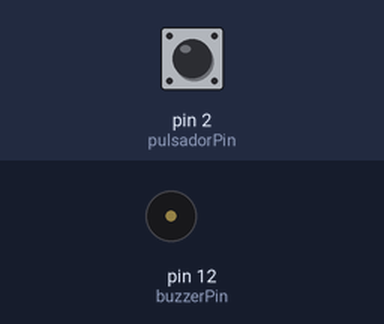
Bench run of a sketch on a simulated Arduino Uno, built with avr-gcc and run on an emulated ATmega328P. Parts: buzzer (waves = sounding, pin HIGH). The inputs (shaded band) are chosen by the test bench; at power-on: pin 2 (pulsadorPin) LOW.

Above: at 1.2 s.
1.3 s: pin 2 (pulsadorPin) pulled HIGH for 0.15 s
At 1.37 s:
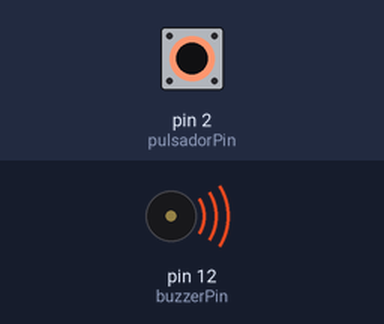
2.9 s: pin 2 (pulsadorPin) pulled HIGH for 3.2 s
At 6.7 s:
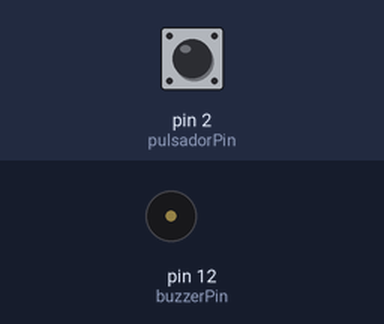
Timing chart, 0 to 8.2 s (numbered marks = the images above; inputs shaded):
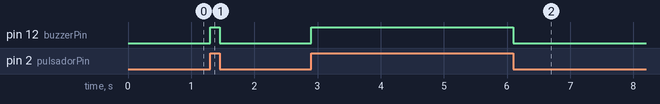

The sketch:

3_Pulsador.ino
```cpp
/*
 Pulsador Zumbador
 Sistema para controlar un zumbador con un pulsador

 Hardware:
 Pulsador pin 2
 Zumbador pin 12

 */

// constantes que no cambian se usan para establecer los pines
const int pulsadorPin = 2;      // el numero del pin del pulsador
const int buzzerPin =  12;      // el numero de pin del zumbador

// variables que cambian
int estadoPulsador = 0;         // variable para almacenar el estado del pulsador

void setup() {

  pinMode(pulsadorPin, INPUT);  // inicializa el pulsador como entrada

  pinMode(buzzerPin, OUTPUT);   // inicializa el zumbador como salida
}

void loop() {

 estadoPulsador = digitalRead(pulsadorPin);   // lee el estado del pulsador y lo
                                              //almacena en la variable

  if (estadoPulsador == HIGH) {         // revisa si el pulsador esta presionado
    digitalWrite(buzzerPin, HIGH);      // activa el zumbador
  }

  else {                                // si no esta presionado
    digitalWrite(buzzerPin, LOW);       // apaga el zumbador
  }
}
```

Measured:
- after the input at 1.3 s, pin 12 (buzzerPin): LOW → HIGH at once, → LOW 0.15 s later
- after the input at 2.9 s, pin 12 (buzzerPin): LOW → HIGH at once, → LOW 3.2 s later
